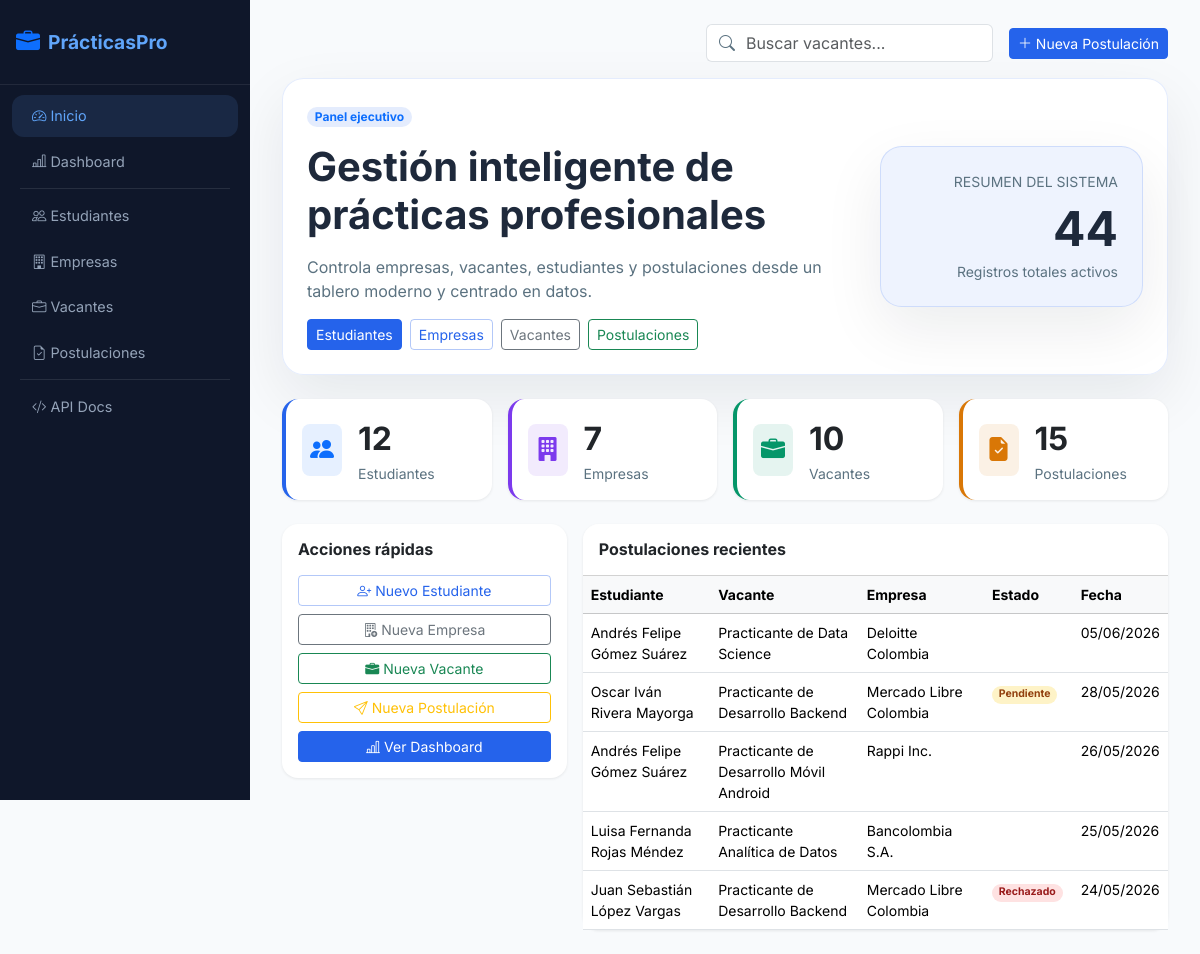
The page / on the database its author committed.
### app/models/models.py (models this page shows)
class Postulacion(Base):
    __tablename__ = "postulaciones"
    id              = Column(Integer, primary_key=True, index=True)
    estudiante_id   = Column(Integer, ForeignKey("estudiantes.id"), nullable=False)
    vacante_id      = Column(Integer, ForeignKey("vacantes.id"), nullable=False)
    estado          = Column(SAEnum(EstadoPostulacionEnum), default=EstadoPostulacionEnum.pendiente)
    carta_motivacion = Column(Text)
    notas_evaluador  = Column(Text)
    fecha_postulacion = Column(DateTime, default=datetime.utcnow)
    updated_at       = Column(DateTime, default=datetime.utcnow, onupdate=datetime.utcnow)
    estudiante  = relationship("Estudiante", back_populates="postulaciones")
    vacante     = relationship("Vacante", back_populates="postulaciones")

class Estudiante(Base):
    __tablename__ = "estudiantes"
    id           = Column(Integer, primary_key=True, index=True)
    nombre       = Column(String(100), nullable=False)
    correo       = Column(String(150), unique=True, nullable=False, index=True)
    semestre     = Column(Integer, nullable=False)
    programa     = Column(String(100), default="Ingeniería de Sistemas")
    telefono     = Column(String(20))
    ciudad       = Column(String(80), default="Bogotá")
    foto_perfil  = Column(String(500))
    hoja_vida    = Column(String(500))   # PDF en Cloudinary
    activo       = Column(Boolean, default=True)
    created_at   = Column(DateTime, default=datetime.utcnow)
    updated_at   = Column(DateTime, default=datetime.utcnow, onupdate=datetime.utcnow)
    postulaciones = relationship("Postulacion", back_populates="estudiante", cascade="all, delete-orphan")

class Vacante(Base):
    __tablename__ = "vacantes"
    id           = Column(Integer, primary_key=True, index=True)
    titulo       = Column(String(150), nullable=False, index=True)
    descripcion  = Column(Text, nullable=False)
    requisitos   = Column(Text)
    salario      = Column(Numeric(12, 2))
    modalidad    = Column(SAEnum(ModalidadEnum), nullable=False)
    duracion_meses = Column(Integer, default=6)
    cupos        = Column(Integer, default=1)
    activa       = Column(Boolean, default=True)
    empresa_id   = Column(Integer, ForeignKey("empresas.id"), nullable=False)
    created_at   = Column(DateTime, default=datetime.utcnow)
    updated_at   = Column(DateTime, default=datetime.utcnow, onupdate=datetime.utcnow)
    empresa      = relationship("Empresa", back_populates="vacantes")
    postulaciones = relationship("Postulacion", back_populates="vacante", cascade="all, delete-orphan")

class Empresa(Base):
    __tablename__ = "empresas"
    id          = Column(Integer, primary_key=True, index=True)
    nombre      = Column(String(150), nullable=False, index=True)
    nit         = Column(String(20), unique=True, nullable=False)
    sector      = Column(SAEnum(SectorEnum), nullable=False)
    ciudad      = Column(String(80), nullable=False)
    direccion   = Column(String(200))
    sitio_web   = Column(String(200))
    descripcion = Column(Text)
    logo        = Column(String(500))   # URL Cloudinary
    contacto_nombre = Column(String(100))
    contacto_email  = Column(String(150))
    activo      = Column(Boolean, default=True)
    created_at  = Column(DateTime, default=datetime.utcnow)
    updated_at  = Column(DateTime, default=datetime.utcnow, onupdate=datetime.utcnow)
    vacantes    = relationship("Vacante", back_populates="empresa", cascade="all, delete-orphan")

### app/routers/dashboard.py (the view)
@router.get("/", response_class=HTMLResponse)
async def home(request: Request, db: Session = Depends(get_db)):
    return templates.TemplateResponse("dashboard/home.html", {
        "request": request,
        "total_estudiantes": EstudianteRepository.contar(db),
        "total_vacantes": len(VacanteRepository.listar(db, limit=9999)),
        "total_empresas": len(EmpresaRepository.listar(db, limit=9999)),
        "total_postulaciones": len(PostulacionRepository.listar(db, limit=9999)),
        "postulaciones_recientes": PostulacionRepository.listar(db, limit=5),
    })

### app/templates/dashboard/home.html (shortened to what this page needs)
{% extends "partials/base.html" %}
{% block content %}
<div class="hero-card mb-4 p-4">
  <div class="row align-items-center justify-content-between">
    <div class="col-md-8">
      <span class="badge rounded-pill bg-primary bg-opacity-15 text-primary mb-3">Panel ejecutivo</span>
      <h1 class="display-6 fw-bold mb-3">Gestión inteligente de prácticas profesionales</h1>
      <p class="text-muted mb-3">Controla empresas, vacantes, estudiantes y postulaciones desde un tablero moderno y centrado en datos.</p>
      <div class="d-flex flex-wrap gap-2">
        <a href="/estudiantes/" class="btn btn-primary btn-sm">Estudiantes</a>
        <a href="/empresas/" class="btn btn-outline-primary btn-sm">Empresas</a>
        <a href="/vacantes/" class="btn btn-outline-secondary btn-sm">Vacantes</a>
        <a href="/postulaciones/" class="btn btn-outline-success btn-sm">Postulaciones</a>
      </div>
    </div>
    <div class="col-md-4 text-md-end mt-4 mt-md-0">
      <div class="overview-card p-4 text-start text-md-end">
        <div class="small text-uppercase text-muted mb-2">Resumen del sistema</div>
        <div class="display-5 fw-bold mb-1">{{ total_estudiantes + total_empresas + total_vacantes + total_postulaciones }}</div>
        <div class="text-muted small">Registros totales activos</div>
      </div>
    </div>
  </div>
</div>
<div class="row g-3 mb-4">
  <div class="col-6 col-md-3">
    <div class="card stat-card h-100 p-3">
      <div class="d-flex align-items-center gap-3">
        <div class="rounded-3 p-2 bg-primary bg-opacity-10"><i class="bi bi-people-fill text-primary fs-4"></i></div>
        <div>
          <div class="fs-2 fw-bold">{{ total_estudiantes }}</div>
          <div class="text-muted small">Estudiantes</div>
        </div>
      </div>
    </div>
  </div>
  <div class="col-6 col-md-3">
    <div class="card stat-card h-100 p-3" style="border-color:#7c3aed">
      <div class="d-flex align-items-center gap-3">
        <div class="rounded-3 p-2" style="background:rgba(124,58,237,.1)"><i class="bi bi-building-fill fs-4" style="color:#7c3aed"></i></div>
        <div>
          <div class="fs-2 fw-bold">{{ total_empresas }}</div>
          <div class="text-muted small">Empresas</div>
        </div>
      </div>
    </div>
  </div>
  <div class="col-6 col-md-3">
    <div class="card stat-card h-100 p-3" style="border-color:#059669">
      <div class="d-flex align-items-center gap-3">
        <div class="rounded-3 p-2" style="background:rgba(5,150,105,.1)"><i class="bi bi-briefcase-fill fs-4" style="color:#059669"></i></div>
        <div>
          <div class="fs-2 fw-bold">{{ total_vacantes }}</div>
          <div class="text-muted small">Vacantes</div>
        </div>
      </div>
    </div>
  </div>
  <div class="col-6 col-md-3">
    <div class="card stat-card h-100 p-3" style="border-color:#d97706">
      <div class="d-flex align-items-center gap-3">
        <div class="rounded-3 p-2" style="background:rgba(217,119,6,.1)"><i class="bi bi-file-earmark-check-fill fs-4" style="color:#d97706"></i></div>
        <div>
          <div class="fs-2 fw-bold">{{ total_postulaciones }}</div>
          <div class="text-muted small">Postulaciones</div>
        </div>
      </div>
    </div>
  </div>
</div>
<div class="row g-3">
  <div class="col-md-4">
    <div class="card p-3">
      <h6 class="fw-bold mb-3">Acciones rápidas</h6>
      <div class="d-grid gap-2">
        <a href="/estudiantes/nuevo/form" class="btn btn-outline-primary btn-sm"><i class="bi bi-person-plus"></i> Nuevo Estudiante</a>
        <a href="/empresas/nueva/form"    class="btn btn-outline-secondary btn-sm"><i class="bi bi-building-add"></i> Nueva Empresa</a>
        <a href="/vacantes/nueva/form"    class="btn btn-outline-success btn-sm"><i class="bi bi-briefcase-fill"></i> Nueva Vacante</a>
        <a href="/postulaciones/nueva/form" class="btn btn-outline-warning btn-sm"><i class="bi bi-send"></i> Nueva Postulación</a>
        <a href="/dashboard"              class="btn btn-primary btn-sm"><i class="bi bi-bar-chart-line"></i> Ver Dashboard</a>
      </div>
    </div>
  </div>
  <div class="col-md-8">
    <div class="card">
      <div class="card-header bg-white py-3">
        <h6 class="fw-bold mb-0">Postulaciones recientes</h6>
      </div>
      <div class="table-responsive">
        <table class="table table-hover mb-0 small">
          <thead class="table-light">
            <tr><th>Estudiante</th><th>Vacante</th><th>Empresa</th><th>Estado</th><th>Fecha</th></tr>
          </thead>
          <tbody>
            {% for p in postulaciones_recientes %}
            <tr onclick="location.href='/postulaciones/{{ p.id }}'" style="cursor:pointer">
              <td>{{ p.estudiante.nombre if p.estudiante else '—' }}</td>
              <td>{{ p.vacante.titulo if p.vacante else '—' }}</td>
              <td>{{ p.vacante.empresa.nombre if p.vacante and p.vacante.empresa else '—' }}</td>
              <td>
                <span class="badge rounded-pill badge-{{ p.estado.value | lower | replace(' ', '') | replace('é','e') | replace('ó','o') }}">
                  {{ p.estado.value }}
                </span>
              </td>
              <td>{{ p.fecha_postulacion.strftime('%d/%m/%Y') }}</td>
            </tr>
            {% else %}
            <tr><td colspan="5" class="text-center text-muted py-3">No hay postulaciones aún</td></tr>
            {% endfor %}
          </tbody>
        </table>
      </div>
    </div>
  </div>
</div>
{% endblock %}

### app/static/css/custom.css (style rules this page uses)
:root { --pp-primary: #2563eb; --pp-secondary: #6d28d9; --pp-surface: #ffffff; --pp-surface-alt: #f8fbff; --pp-text: #0f172a; --pp-muted: #64748b; --pp-border: rgba(37, 99, 235, 0.12); }
body { font-family: 'Inter', sans-serif; background: linear-gradient(180deg, #f8fbff 0%, #eef2ff 100%); color: var(--pp-text); }
.card, .hero-card, .overview-card { border-radius: 1.35rem; box-shadow: 0 22px 60px rgba(15, 23, 42, 0.08); border: 1px solid rgba(148, 163, 184, 0.12); }
.hero-card { background: rgba(255, 255, 255, 0.95); border-color: rgba(37, 99, 235, 0.12); }
.overview-card { background: rgba(37, 99, 235, 0.08); border-color: rgba(37, 99, 235, 0.16); }
.btn-primary { background-color: var(--pp-primary); border-color: var(--pp-primary); }
.btn-outline-primary { color: var(--pp-primary); border-color: rgba(37, 99, 235, 0.35); }
.badge.bg-primary.bg-opacity-15 { background-color: rgba(37, 99, 235, 0.12) !important; }
.text-muted { color: #5b7280 !important; }

### app/templates/partials/base.html (style rules this page uses)
:root { --pp-primary: #2563eb; --pp-secondary: #7c3aed; --pp-success: #059669; --pp-warning: #d97706; --pp-danger: #dc2626; --pp-dark: #0f172a; --pp-bg: #f8fafc; }
body { font-family: 'Inter', sans-serif; background: var(--pp-bg); color: #1e293b; }
.card { border: none; border-radius: 1rem; box-shadow: 0 1px 3px rgba(0,0,0,.08); }
.card-header { border-radius: 1rem 1rem 0 0 !important; font-weight: 600; }
.stat-card { border-left: 4px solid var(--pp-primary); transition: transform .2s; }
.badge-pendiente { background:#fef3c7; color:#92400e; }
.badge-rechazado { background:#fee2e2; color:#991b1b; }

### rows shown on the page
Postulacion: estudiante "Andrés Felipe Gómez Suárez", vacante "Practicante de Data Science", vacante.empresa "Deloitte Colombia", fecha_postulacion "05/06/2026"
Postulacion: estudiante "Oscar Iván Rivera Mayorga", vacante "Practicante de Desarrollo Backend", vacante.empresa "Mercado Libre Colombia", estado.value "Pendiente", fecha_postulacion "28/05/2026"
Postulacion: estudiante "Andrés Felipe Gómez Suárez", vacante "Practicante de Desarrollo Móvil Android", vacante.empresa "Rappi Inc.", fecha_postulacion "26/05/2026"
Postulacion: estudiante "Luisa Fernanda Rojas Méndez", vacante "Practicante Analítica de Datos", vacante.empresa "Bancolombia S.A.", fecha_postulacion "25/05/2026"
Postulacion: estudiante "Juan Sebastián López Vargas", vacante "Practicante de Desarrollo Backend", vacante.empresa "Mercado Libre Colombia", estado.value "Rechazado", fecha_postulacion "24/05/2026"

### other values the page prints
{{ total_estudiantes }} "12"
{{ total_empresas }} "7"
{{ total_vacantes }} "10"
{{ total_postulaciones }} "15"
